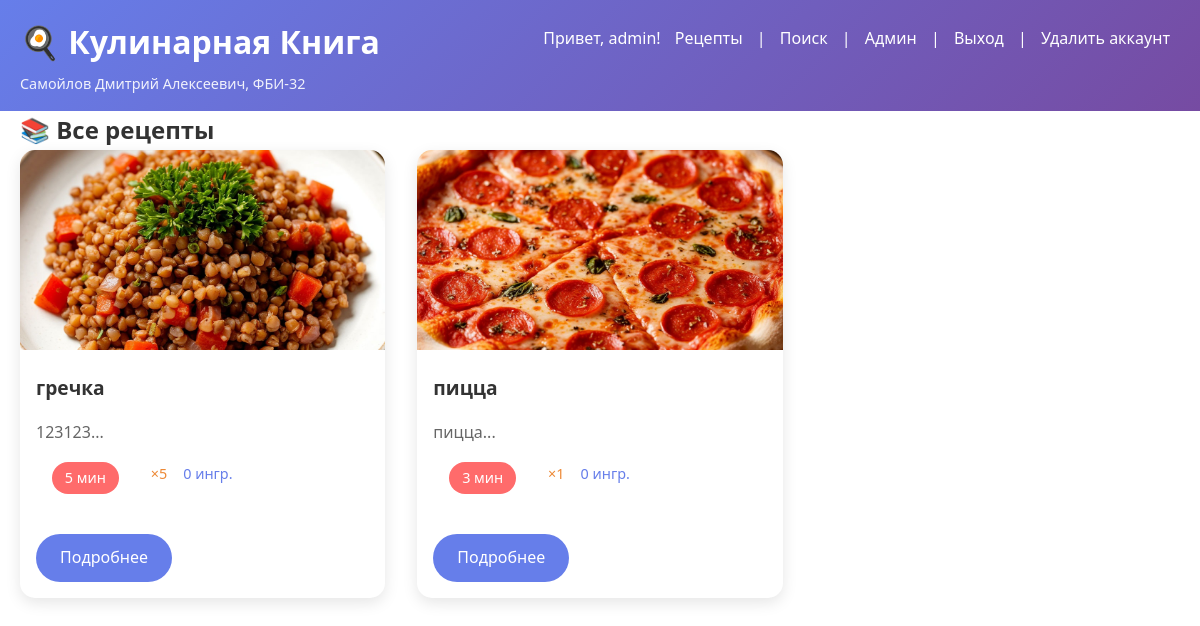
Before: /recipes (signed in) with the older database file.
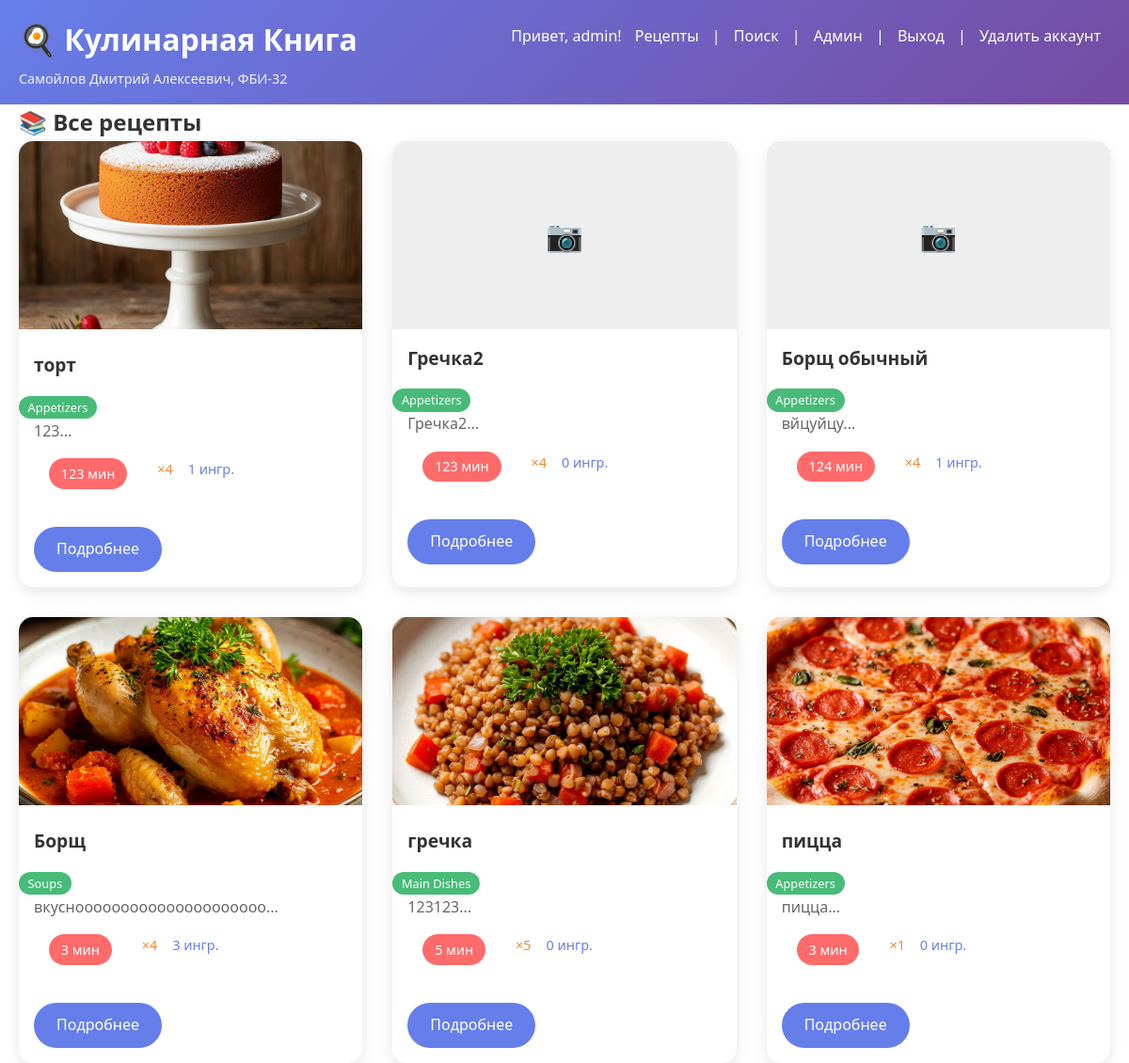
After: the same page with the newer database file.
### tables this page shows
CREATE TABLE recipes (
    id INTEGER PRIMARY KEY AUTOINCREMENT,
    title TEXT NOT NULL,
    description TEXT,
    cooking_time INTEGER,
    servings INTEGER,
    category_id INTEGER,
    image_path TEXT,
    created_at TIMESTAMP DEFAULT CURRENT_TIMESTAMP
);

### app.py (the view)
@app.route('/recipes')
def recipes():
    if not session.get('login'):
        return redirect(url_for('login'))
    conn, cur = db_connect()
    cur.execute("""
        SELECT r.*, c.name as category_name, COUNT(ri.ingredient_id) as ingredients_count
        FROM recipes r
        LEFT JOIN categories c ON r.category_id = c.id
        LEFT JOIN recipe_ingredients ri ON r.id = ri.recipe_id
        GROUP BY r.id, c.name
        ORDER BY r.created_at DESC
    """)
    recipes_list = cur.fetchall()
    db_close(conn, cur)
    return render_template('recipes.html', recipes=recipes_list, student_info=STUDENT_INFO)

### app.py (called while the page is built)
def db_connect():
    if os.environ.get('USE_DB') == 'postgres':
        conn = psycopg2.connect(
            host='127.0.0.1',
            database='dimasam',
            user='dimasam',
            password='123'
        )
        cur = conn.cursor(cursor_factory=RealDictCursor)
        app.config['DB_TYPE'] = 'postgres'
        print("Подключено к PostgreSQL (dimasam)")
        return conn, cur
    else:
        conn = sqlite3.connect(SQLITE_DB_PATH, check_same_thread=False)
        conn.row_factory = sqlite3.Row
        cur = conn.cursor()
        app.config['DB_TYPE'] = 'sqlite'
        print(f"Подключено к SQLite: {SQLITE_DB_PATH}")
        return conn, cur

def db_close(conn, cur):
    conn.commit()
    cur.close()
    conn.close()

### templates/recipes.html (shortened to what this page needs)
{% extends "base.html" %}
{% block content %}
<h2>📚 Все рецепты</h2>
<div class="recipes-grid">
    {% for recipe in recipes %}
    <div class="recipe-card">
        {% if recipe.image_path %}
        <img src="{{ url_for('static', filename='images/' + recipe.image_path) }}" alt="{{ recipe.title }}">
        {% else %}
        <div class="no-image">📷</div>
        {% endif %}
        <h3>{{ recipe.title }}</h3>
        {% if recipe.category_name %}
        <span class="category">{{ recipe.category_name }}</span>
        {% endif %}
        <p>{{ recipe.description[:100] }}...</p>
        <div class="recipe-meta">
            <span class="time">{{ recipe.cooking_time }} мин</span>
            <span class="servings">×{{ recipe.servings }}</span>
            <span class="ingredients">{{ recipe.ingredients_count or 0 }} ингр.</span>
        </div>
        <a href="{{ url_for('recipe_detail', recipe_id=recipe.id) }}" class="btn">Подробнее</a>
    </div>
    {% endfor %}
</div>
{% endblock %}

Changed rows visible on the page:
added recipes: image_path+title (picture), title "торт", category_name "Appetizers", description "123", cooking_time "123", servings "4", category "1"
added recipes: title "Гречка2", category_name "Appetizers", description "Гречка2", cooking_time "123", servings "4", ingredients_count "0"
added recipes: title "Борщ обычный", category_name "Appetizers", description "вйцуйцу", cooking_time "124", servings "4", category "1"
added recipes: image_path (picture), title "Борщ", category_name "Soups", description "вкуснооооооооооооооооооооо", cooking_time "3", servings "4", ingredients_count "3"
shown differently, row unchanged: recipes "гречка": category_name (not shown) → "Main Dishes"
shown differently, row unchanged: recipes "пицца": category_name (not shown) → "Appetizers"
